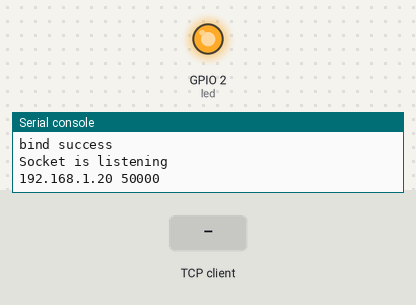
Recording of a program running on a simulated ESP32 board running MicroPython. Parts: output pins drawn as LEDs (lit = HIGH), the last lines printed to the serial console. The test bench sets the inputs (shaded band). WiFi joins after 1.5 s; one TCP client connects 1 s after the port opens and stays connected.

Above: at 7.2 s.
7.3 s: the TCP client sends "o"
At 7.8 s:
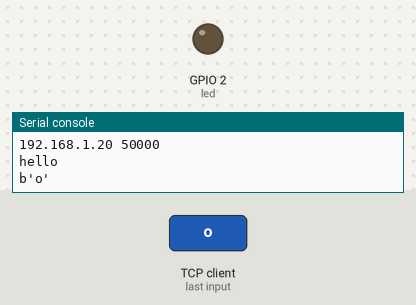
8.8 s: the TCP client sends "n"
At 10.1 s:
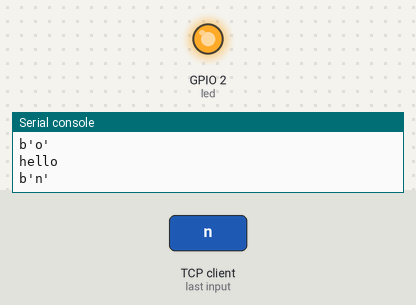
Timing chart, 0 to 11.8 s (numbered marks = the images above; inputs shaded):
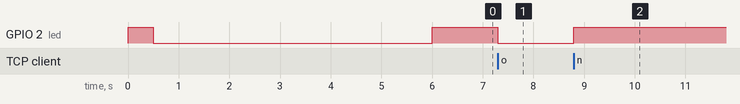

The program:

wlanconnect.py
```python
import network, time
import usocket as socket
from machine import Pin
led = Pin(2,Pin.OUT)
wlan = network.WLAN(network.STA_IF)
wlan.active(True)
while not wlan.isconnected():
  led.value(1)
  time.sleep(0.5)
  led.value(0)
  time.sleep(0.5)
  if not wlan.isconnected():
    wlan.connect('CMCC-16-7','xkgy1607')
    time.sleep(5)

if wlan.isconnected():
   print('success connect')
   print(wlan.ifconfig())
   led.value(1)
   s = socket.socket(socket.AF_INET,socket.SOCK_STREAM)  #地址簇 : AF_INET (IPv4) 类型: SOCK_STREAM (使用 TCP 传输控制协议)，UDP ：SOCK_DGRAM
   host = wlan.ifconfig()[0]
   port = 52052
   try:
     print(host)
     s.bind((host,port))
     print('bind success')
   except:
     print("error")
   s.listen(10)
   print("Socket is listening")
   conn, addr = s.accept()
   print(addr[0],addr[1])
while True:
  ret = conn.recv(1024)
  print('hello')
  print(ret)
  if ret == b'bye':
    conn.send(b'bye')
    break
  if ret == b'o':
    led.value(0)
  if ret == b'n':
    led.value(1)
conn.close()
s.close()
```

Measured:
- after the input at 7.3 s, GPIO 2 (led): HIGH → LOW at once
- after the input at 8.8 s, GPIO 2 (led): LOW → HIGH at once
